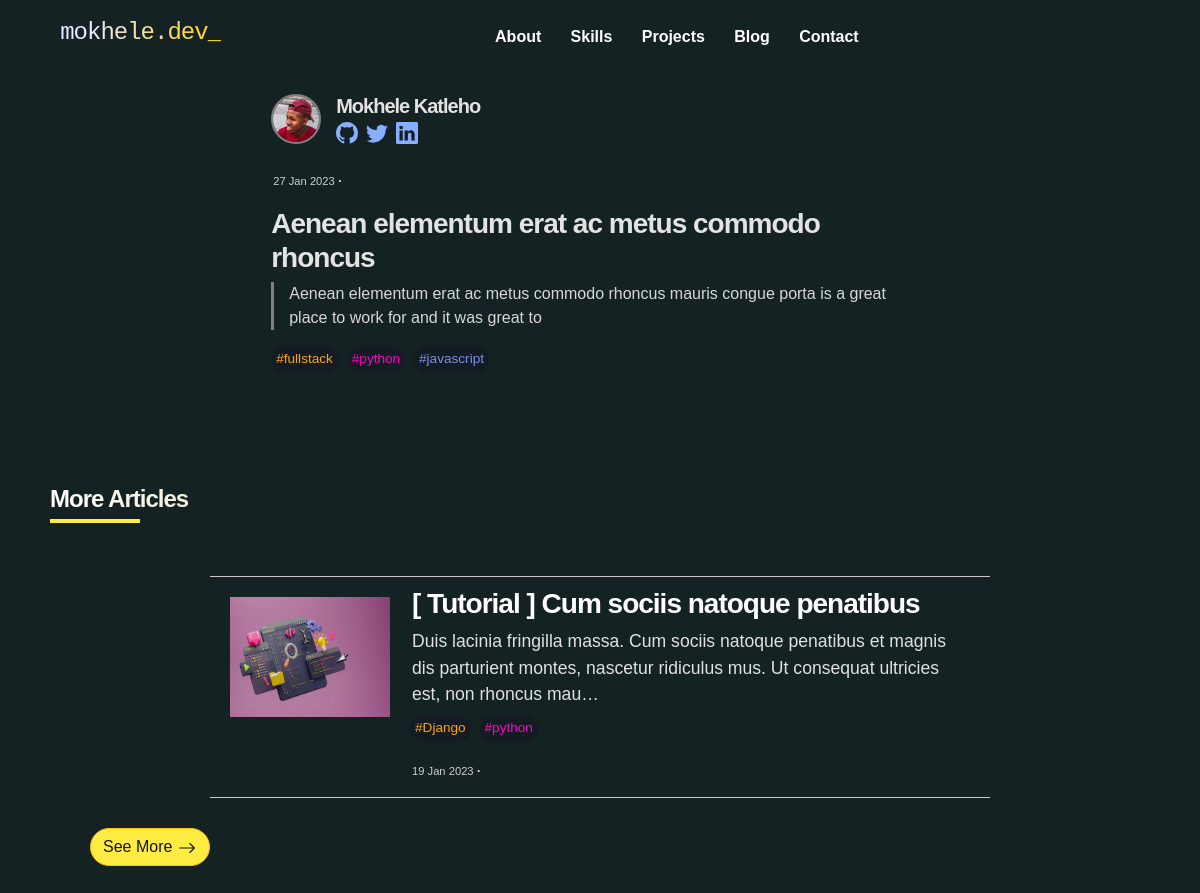
Page /blog/article/running-python-in-the-browser on the earlier database version.
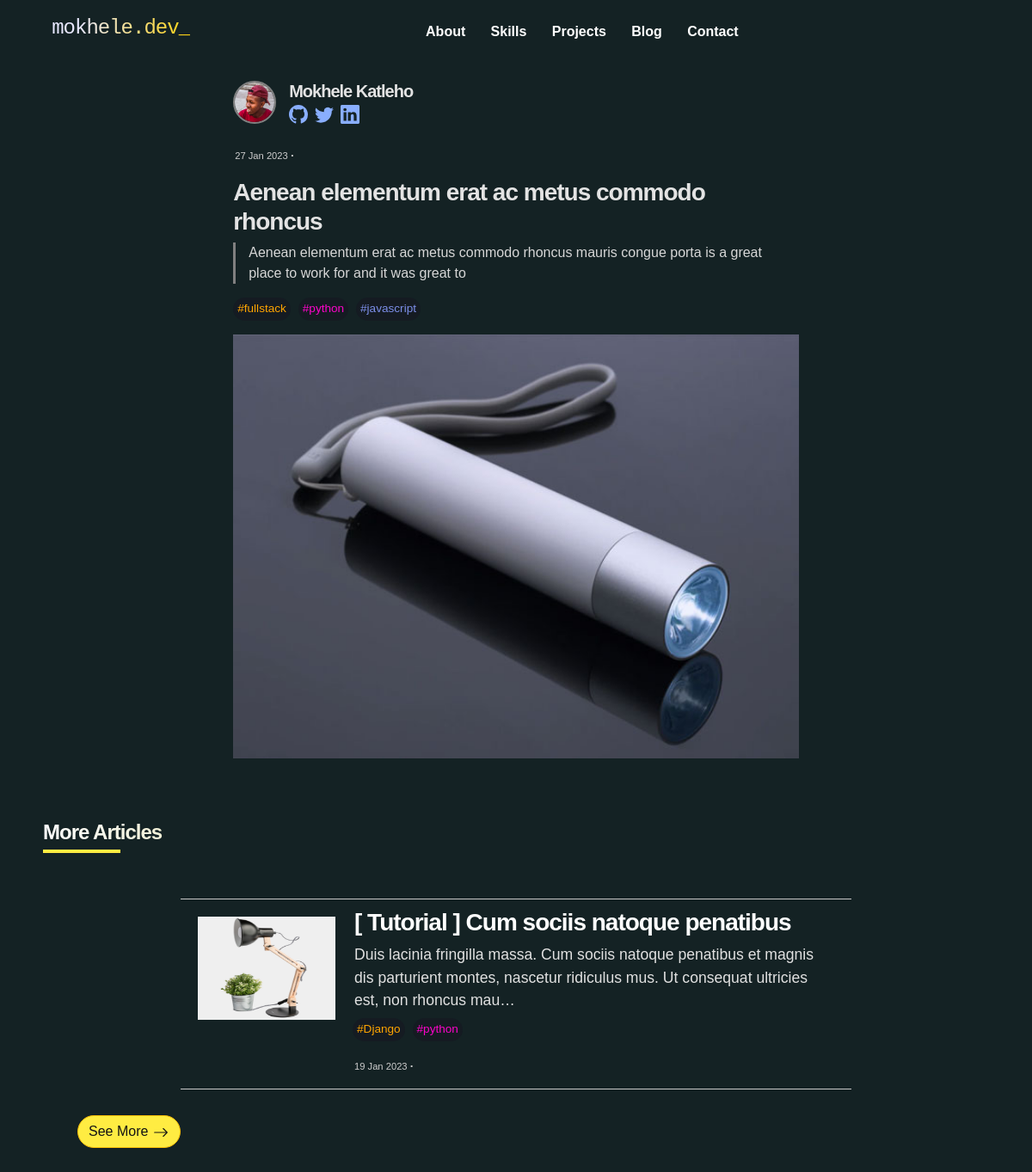
Same page on the later database version.
### blog_app/models.py (models this page shows, shortened)
class Article(models.Model):
    title = models.CharField(max_length=80)
    subtitle = models.CharField(max_length=500)
    thumbnail = models.ImageField(upload_to="blog")
    body = QuillField()
    date_posted = models.DateTimeField(auto_now_add=True)
    featured_article = models.BooleanField(default=False)
    tags = models.ManyToManyField(Tag, null=True, blank=True)
    slug = models.SlugField(null=True)
    ordering = models.IntegerField( unique = True , null= True , blank = True   )
    date_added = models.DateTimeField(auto_now_add=True, blank=True,null=True)

### blog_app/views.py (the view)
# urls.py: path('article/<slug:slug>',views.article, name="article")
def article(request , slug):
    article = Article.objects.get(slug=slug)
    articles = Article.objects.exclude( slug = slug )
    context = {"article":article, "articles":articles }
    return render(request , "blog_app/article.html", context)

### main_app/templatetags/read-time.py (called while the page is built)
def read(html):
    return readtime.of_html(html)

### blog_app/templates/blog_app/article.html (shortened to what the changed rows need)
{% extends 'main_app/base.html'  %}
{% load static %}
{% load read-time %}
{% block content %}
    <section style="">
        <br>
        <div class=" d-flex justify-content-center ">
            <div class= "d-flex justify-content-center" >
                <div class="col-12 col-md-9">
                    <div class="d-flex" >
                        <div class="position-relative"  >
                        </div>
                        <div class="col-6">
                        </div>
                    </div> <br>
                        <div class="row">
                            <div class="col">
                            <p style="font-size: 0.7rem;color:rgb(206, 206, 206);margin-left: 2px;margin-top: 3px;"> {{article.date_posted|date:" d M Y"}} <span style="font-weight:700;font-size:larger">  &centerdot; </span> {{article.body.html|readtime}}</p>
                            </div>
                        </div>
                    <h3 style="color:rgb(227, 227, 227)">{{article.title}}</h3>
                    <div  style="border-left: 3px gray solid;"  class="container">
                        <p style="color:rgb(215, 215, 215)">{{article.subtitle}}</p>
                    </div>
                    <div class="d-flex">
                        {% for tag in article.tags.all %}
                        <div class="">
                        </div> &nbsp;&nbsp;
                    {% endfor %}
                    </div>
                    <div style="margin: 0cm; padding:0cm;" class="thumb-wrapper">
                        <img style="width: 100%;" src="{{article.thumbnail.url}}" class="img-fluid" alt="">
                    </div><br>
                </div>
            </div>
        </div>
        <br>
        <br>
        <br>
        <br>
    <div class="container-fluid blog-container"  >
        <div class="row d-flex justify-content-center">
          {% for article in articles %}
          <div class=" col-12 col-md-10 col-lg-9">
           {% if forloop.counter == 1 %}
           <div class="d-flex" style="border-top:1px  solid rgb(200, 200, 200);border-bottom:1px  solid rgb(200, 200, 200);">
            {% else %}
            <div class="d-flex" style="border-bottom:1px  solid rgb(200, 200, 200);">
            {% endif %}
              <div class="blog-img" style="margin: 20px;">
                <img height="150" src="{{article.thumbnail.url}}" alt="">
              </div>
              <div class="">
               <a href="{% url 'blog_app:article' article.slug %}" class="article-link">  <h3 class="blog-title" style="margin-left: 2px;margin-top:10px;color:white">{{article.title}}</h3> </a>
                <p style="margin-left: 2px;margin-right: 20px;margin-bottom: 8px;color:rgb(225, 225, 225); font-size: 1.1rem;" class="blog-subtitle">
                  {{article.subtitle|truncatechars:160}}
                </p>
                <div class="d-flex">
                  {% for tag in article.tags.all %}
                  <div class="">
                    <div class="rounded-pill" style="background-color: #17172284 ">
                      <p class="d-flex justify-content-center" style="padding:3px 5px 3px 5px;font-size: 0.85rem;color: {% cycle 'orange' '#FB04C9' '#7C8EE8' '#E6E116' '#C653FF'  '#00D43F' '#009FB8' '#E6E116' %};">{{tag.name}}</p>
                    </div>
                  </div> &nbsp;&nbsp;
                 {% endfor %}
              </div>
                <div class="row">
                  <div class="col">
                    <p style="font-size: 0.7rem;color:rgb(206, 206, 206);margin-left: 2px;margin-top: 3px;"> {{article.date_posted|date:" d M Y"}} <span style="font-weight:700;font-size:larger">  &centerdot; </span> {{article.body.html|readtime}}</p>
                  </div>
                </div>
              </div>
            </div>
          </div>
          {% endfor %}
      </div>
    </div>
  <br>
  <br>
    </section>
{% endblock content %}

Differences in the rows shown:
changed Article "Aenean elementum erat ac metus commodo rhoncus": thumbnail: picture added
changed Article "[ Tutorial ] Cum sociis natoque penatibus": thumbnail: a different picture
